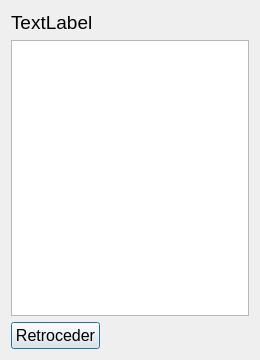
<?xml version="1.0" encoding="UTF-8"?>
<ui version="4.0">
 <class>ListResults</class>
 <widget class="QDialog" name="ListResults">
  <property name="geometry">
   <rect>
    <x>0</x>
    <y>0</y>
    <width>260</width>
    <height>360</height>
   </rect>
  </property>
  <property name="minimumSize">
   <size>
    <width>260</width>
    <height>360</height>
   </size>
  </property>
  <property name="maximumSize">
   <size>
    <width>260</width>
    <height>360</height>
   </size>
  </property>
  <property name="font">
   <font>
    <pointsize>12</pointsize>
   </font>
  </property>
  <property name="windowTitle">
   <string>Gorpa NextBus</string>
  </property>
  <layout class="QVBoxLayout" name="verticalLayout">
   <item>
    <widget class="QLabel" name="label">
     <property name="font">
      <font>
       <pointsize>14</pointsize>
       <weight>50</weight>
       <bold>false</bold>
      </font>
     </property>
     <property name="text">
      <string>TextLabel</string>
     </property>
    </widget>
   </item>
   <item>
    <widget class="QListWidget" name="listWidget"/>
   </item>
   <item>
    <layout class="QHBoxLayout" name="horizontalLayout">
     <item>
      <widget class="QPushButton" name="pushButton">
       <property name="text">
        <string>Retroceder</string>
       </property>
      </widget>
     </item>
     <item>
      <spacer name="horizontalSpacer">
       <property name="orientation">
        <enum>Qt::Horizontal</enum>
       </property>
       <property name="sizeHint" stdset="0">
        <size>
         <width>40</width>
         <height>20</height>
        </size>
       </property>
      </spacer>
     </item>
    </layout>
   </item>
  </layout>
 </widget>
 <resources/>
 <connections/>
</ui>
